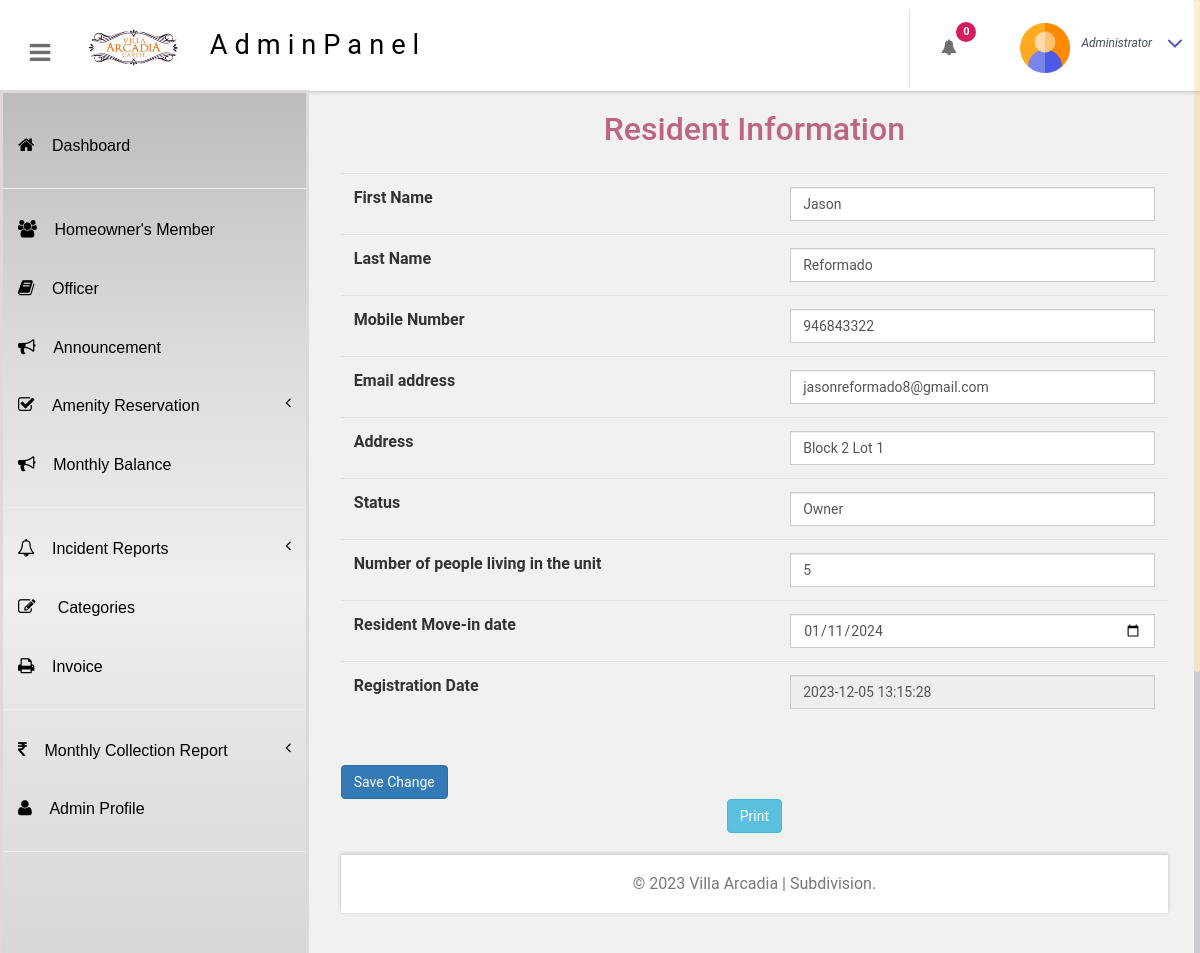
/portal/admin/view-profiles.php (signed in), run on the app's committed database.
### tables this page shows
CREATE TABLE `tbluser` (
  `ID` int(10) NOT NULL,
  `FirstName` varchar(120) DEFAULT NULL,
  `LastName` varchar(250) DEFAULT NULL,
  `MobileNumber` bigint(10) DEFAULT NULL,
  `Email` varchar(120) DEFAULT NULL,
  `Password` varchar(120) DEFAULT NULL,
  `RegDate` timestamp NULL DEFAULT current_timestamp(),
  `address` varchar(225) NOT NULL,
  `status` varchar(225) DEFAULT NULL,
  `ProfilePicture` varchar(225) NOT NULL,
  `numplp` int(2) DEFAULT NULL,
  `movein` date DEFAULT NULL,
  `monthly` varchar(225) DEFAULT NULL,
  `total_fee` int(55) DEFAULT NULL,
  `total_paid` int(55) DEFAULT NULL,
  `balance` int(55) DEFAULT NULL,
  `paid` int(55) DEFAULT NULL,
  `January_total_fee` decimal(10,2) DEFAULT 0.00,
  `January_total_paid` decimal(10,2) DEFAULT 0.00,
  `January_balance` decimal(10,2) DEFAULT 0.00,
  `February_total_fee` decimal(10,2) DEFAULT 0.00,
  `February_total_paid` decimal(10,2) DEFAULT 0.00,
  `February_balance` decimal(10,2) DEFAULT 0.00,
  `March_total_fee` decimal(10,2) DEFAULT 0.00,
  `March_total_paid` decimal(10,2) DEFAULT 0.00,
  `March_balance` decimal(10,2) DEFAULT 0.00,
  `April_total_fee` decimal(10,2) DEFAULT 0.00,
  `April_total_paid` decimal(10,2) DEFAULT 0.00,
  `April_balance` decimal(10,2) DEFAULT 0.00,
  `May_total_fee` decimal(10,2) DEFAULT 0.00,
  `May_total_paid` decimal(10,2) DEFAULT 0.00,
  `May_balance` decimal(10,2) DEFAULT 0.00,
  `June_total_fee` decimal(10,2) DEFAULT 0.00,
  `June_total_paid` decimal(10,2) DEFAULT 0.00,
  `June_balance` decimal(10,2) DEFAULT 0.00,
  `July_total_fee` decimal(10,2) DEFAULT 0.00,
  `July_total_paid` decimal(10,2) DEFAULT 0.00,
  `July_balance` decimal(10,2) DEFAULT 0.00,
  `August_total_fee` decimal(10,2) DEFAULT 0.00,
  `August_total_paid` decimal(10,2) DEFAULT 0.00,
  `August_balance` decimal(10,2) DEFAULT 0.00,
  `September_total_fee` decimal(10,2) DEFAULT 0.00,
  `September_total_paid` decimal(10,2) DEFAULT 0.00,
  `September_balance` decimal(10,2) DEFAULT 0.00,
  `October_total_fee` decimal(10,2) DEFAULT 0.00,
  `October_total_paid` decimal(10,2) DEFAULT 0.00,
  `October_balance` decimal(10,2) DEFAULT 0.00,
  `November_total_fee` decimal(10,2) DEFAULT 0.00,
  `November_total_paid` decimal(10,2) DEFAULT 0.00,
  `November_balance` decimal(10,2) DEFAULT 0.00,
  `December_total_fee` decimal(10,2) DEFAULT 0.00,
  `December_total_paid` decimal(10,2) DEFAULT 0.00,
  `December_balance` decimal(10,2) DEFAULT 0.00,
  `February` varchar(11) DEFAULT NULL,
  `March` varchar(11) DEFAULT NULL,
  `April` varchar(11) DEFAULT NULL,
  `May` varchar(11) DEFAULT NULL,
  `June` int(11) DEFAULT NULL,
  `July` int(11) DEFAULT NULL,
  `August` int(11) DEFAULT NULL,
  `September` int(11) DEFAULT NULL,
  `October` int(11) DEFAULT NULL,
  `November` int(11) DEFAULT NULL,
  `December` int(11) DEFAULT NULL,
  `January` varchar(30) DEFAULT NULL
);

### portal/admin/view-profiles.php (the view, shortened to what this page needs)
<?php
include('includes/dbconnection.php');
?>
<!DOCTYPE HTML>
<html>
<head>
<link href="css/bootstrap.css" rel='stylesheet' type='text/css' />
<link href="css/style.css" rel='stylesheet' type='text/css' />
<link href="css/font-awesome.css" rel="stylesheet">
<link href="css/animate.css" rel="stylesheet" type="text/css" media="all">
<link href="css/custom.css" rel="stylesheet">
</head>
<body class="cbp-spmenu-push">
    <div class="main-content">
        <?php include_once('includes/sidebar.php');?>
        <?php include_once('includes/header.php');?>
        <div id="page-wrapper">
            <div class="main-page">
                <div class="tables">
                    <h3 class="title1 text-center">Resident Information</h3>
                    <div class="map-content-9 mt-lg-0 mt-4" id="printableTable">
                        <form method="post" name="signup" onsubmit="return checkpass();" enctype="multipart/form-data">
                            <?php
                            $uid = $_SESSION['bpmsuid'];
                            $ret = mysqli_query($con, "select * from tbluser where ID='$uid'");
                            while ($row = mysqli_fetch_array($ret)) {
                            ?>
                            <table class="table">
                                <tr>
                                    <td><label>First Name</label></td>
                                    <td><input type="text" class="form-control" name="firstname" value="<?php echo $row['FirstName'];?>" required="true"></td>
                                </tr>
                                <tr>
                                    <td><label>Last Name</label></td>
                                    <td><input type="text" class="form-control" name="lastname" value="<?php echo $row['LastName'];?>" required="true"></td>
                                </tr>
                                <tr>
                                    <td><label>Mobile Number</label></td>
                                    <td><input type="text" class="form-control" name="mobilenumber" value="<?php echo $row['MobileNumber'];?>" required="true"></td>
                                </tr>
                                <tr>
                                    <td><label>Email address</label></td>
                                    <td><input type="text" class="form-control" name="email" value="<?php echo $row['Email'];?>" required="true"></td>
                                </tr>
                                <tr>
                                    <td><label>Address</label></td>
                                    <td><input type="text" class="form-control" name="address" value="<?php echo $row['address'];?>" required="true"></td>
                                </tr>
                                <tr>
                                    <td><label>Status</label></td>
                                    <td><input type="text" class="form-control" name="status" value="<?php echo $row['status'];?>" required="true"></td>
                                </tr>
                                <tr>
                                    <td><label>Number of people living in the unit</label></td>
                                    <td><input type="text" class="form-control" name="numplp" value="<?php echo $row['numplp'];?>" required="true"></td>
                                </tr>
                                <tr>
                                    <td><label>Resident Move-in date</label></td>
                                    <td><input type="date" class="form-control" name="movein" value="<?php echo $row['movein'];?>" required="true"></td>
                                </tr>
                                <tr>
                                    <td><label>Registration Date</label></td>
                                    <td><input type="text" class="form-control" name="regdate" value="<?php echo $row['RegDate'];?>" readonly="true"></td>
                                </tr>
                            </table>
                            <?php }?>
                            <br>
                            <button type="submit" class="btn btn-primary" name="submit">Save Change</button>
                        </form>
                    </div>
                </div>
    <div class="text-center">
                    <button onclick="printTable()" class="btn btn-info">Print</button>
                </div>
                <br>
                <?php include_once('includes/footer.php');?>
            </div>
        </div>
</body>
</html>

### portal/admin/css/style.css (style rules this page uses)
h4, h5, h6, h1, h2, h3 { margin: 0; }
html, body { font-family: Roboto; font-size: 100%; overflow-x: hidden; background: #fff; }
h1,h2,h3,h4,h5,h6 { margin:0; }
ul,label { margin:0; padding:0; }
.main-content { position: relative; }
.cbp-spmenu-push { overflow-x: hidden; position: relative; }
.cbp-spmenu, .cbp-spmenu-push { -webkit-transition: all 0.3s ease; -moz-transition: all 0.3s ease; transition: all 0.3s ease; }
.cbp-spmenu-push div#page-wrapper { margin: 0 0 0 19.3em; transition:.5s all; -webkit-transition:.5s all; -moz-transition:.5s all; }
h3.title1 { font-size: 2em; color: #be6583; margin-bottom: 0.8em; }
.table > thead > tr > th, .table > tbody > tr > th, .table > tfoot > tr > th, .table > thead > tr > td, .table > tbody > tr > td, .table > tfoot > tr > td { border-top: none; }
.tables .table > thead > tr > th, .tables .table > tbody > tr > th, .tables .table > tfoot > tr > th, .tables .table > thead > tr > td, .tables .table > tbody > tr > td, .tables .table > tfoot > tr > td { padding: 13px; border-top: 1px solid #E0E0E0; }
.form-control { border-radius: inherit; }

### portal/admin/css/custom.css (style rules this page uses)
#page-wrapper { padding:7em 2em 2.5em; background-color: #F1F1F1; }

### data on the page
tbluser: firstname "Jason", lastname "Reformado", mobilenumber "946843322", email "jasonreformado8@gmail.com", address "Block 2 Lot 1", status "Owner", numplp "5", movein "01/11/2024", regdate "2023-12-05 13:15:28"

### other printed values
$totalUnreadNotifications "0"
